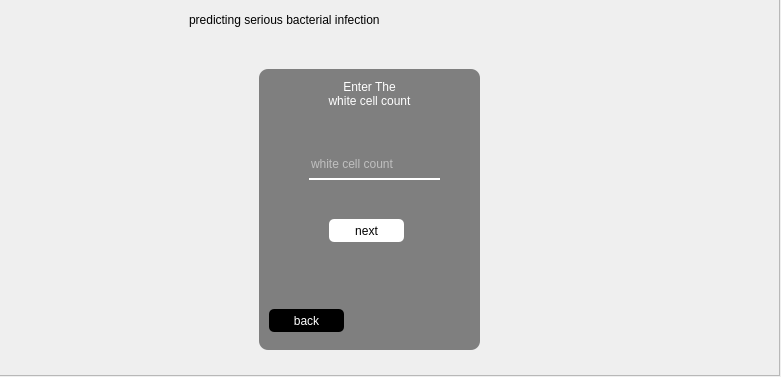
<?xml version="1.0" encoding="UTF-8"?>
<ui version="4.0">
 <class>Form</class>
 <widget class="QWidget" name="Form">
  <property name="geometry">
   <rect>
    <x>0</x>
    <y>0</y>
    <width>781</width>
    <height>377</height>
   </rect>
  </property>
  <property name="windowTitle">
   <string>Form</string>
  </property>
  <widget class="QFrame" name="frame">
   <property name="geometry">
    <rect>
     <x>-1</x>
     <y>-1</y>
     <width>781</width>
     <height>377</height>
    </rect>
   </property>
   <property name="frameShape">
    <enum>QFrame::StyledPanel</enum>
   </property>
   <property name="frameShadow">
    <enum>QFrame::Raised</enum>
   </property>
   <widget class="QLabel" name="label">
    <property name="geometry">
     <rect>
      <x>0</x>
      <y>0</y>
      <width>781</width>
      <height>377</height>
     </rect>
    </property>
    <property name="styleSheet">
     <string notr="true">background-image: url(Untitled.png);</string>
    </property>
    <property name="text">
     <string/>
    </property>
   </widget>
   <widget class="QLabel" name="label_2">
    <property name="geometry">
     <rect>
      <x>190</x>
      <y>0</y>
      <width>441</width>
      <height>41</height>
     </rect>
    </property>
    <property name="styleSheet">
     <string notr="true">font: 21pt &quot;Impact&quot;;</string>
    </property>
    <property name="text">
     <string>predicting serious bacterial infection</string>
    </property>
   </widget>
   <widget class="QLabel" name="label_3">
    <property name="geometry">
     <rect>
      <x>260</x>
      <y>70</y>
      <width>221</width>
      <height>281</height>
     </rect>
    </property>
    <property name="styleSheet">
     <string notr="true">background-color:rgb(0,0,0,120);
border-radius:9px;</string>
    </property>
    <property name="text">
     <string/>
    </property>
   </widget>
   <widget class="QLabel" name="label_4">
    <property name="geometry">
     <rect>
      <x>310</x>
      <y>70</y>
      <width>121</width>
      <height>51</height>
     </rect>
    </property>
    <property name="styleSheet">
     <string notr="true">font: 75 12pt &quot;Tahoma&quot;;
color:rgb(255,255,255);</string>
    </property>
    <property name="text">
     <string>&lt;html&gt;&lt;head/&gt;&lt;body&gt;&lt;p align=&quot;center&quot;&gt;Enter The&lt;br&gt;white cell count&lt;/p&gt;&lt;/body&gt;&lt;/html&gt;</string>
    </property>
   </widget>
   <widget class="QLineEdit" name="wcc">
    <property name="geometry">
     <rect>
      <x>310</x>
      <y>150</y>
      <width>131</width>
      <height>31</height>
     </rect>
    </property>
    <property name="styleSheet">
     <string notr="true">border:none;
background-color:rgb(0,0,0,0);
border-bottom:1.5px solid rgb(255,255,255); 
color:rgb(255,255,255);</string>
    </property>
    <property name="inputMask">
     <string/>
    </property>
    <property name="text">
     <string/>
    </property>
    <property name="placeholderText">
     <string>white cell count</string>
    </property>
   </widget>
   <widget class="QPushButton" name="next4">
    <property name="geometry">
     <rect>
      <x>330</x>
      <y>220</y>
      <width>75</width>
      <height>23</height>
     </rect>
    </property>
    <property name="styleSheet">
     <string notr="true">border-radius:5px;
background-color:rgb(255,255,255);</string>
    </property>
    <property name="text">
     <string>next</string>
    </property>
   </widget>
   <widget class="QPushButton" name="back4">
    <property name="geometry">
     <rect>
      <x>270</x>
      <y>310</y>
      <width>75</width>
      <height>23</height>
     </rect>
    </property>
    <property name="styleSheet">
     <string notr="true">border-radius:5px;
background-color:rgb(0,0,0);
color:rgb(255,255,255);</string>
    </property>
    <property name="text">
     <string>back</string>
    </property>
   </widget>
  </widget>
 </widget>
 <resources>
  <include location="res.qrc"/>
 </resources>
 <connections/>
</ui>
